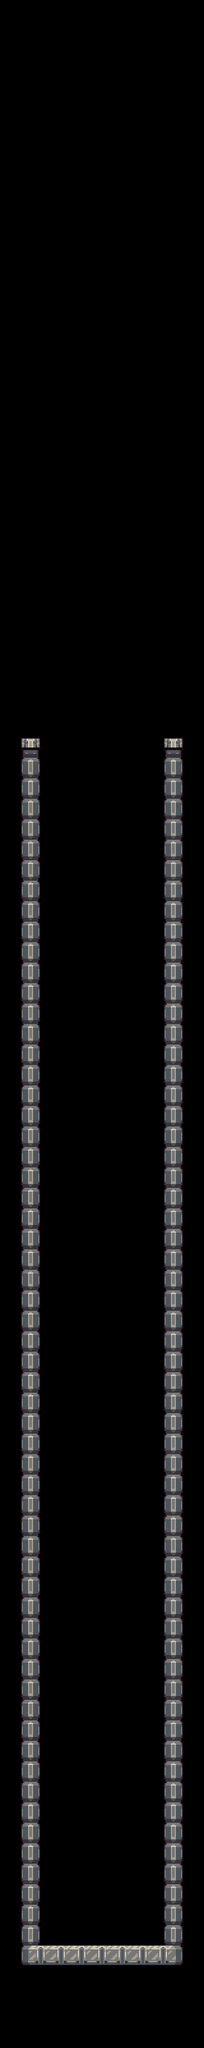

Tiled map render using the project's own tile images. Description and the whole map definition, tile-layer contents included, below:
An orthogonal 10x100 tile map with 32x32 px tiles, 1 tile layer (Collision Tile Layer).

<map version="1.0" orientation="orthogonal" renderorder="right-down" width="10" height="100" tilewidth="32" tileheight="32" nextobjectid="1">
 <tileset firstgid="1" name="goodly-2x" tilewidth="32" tileheight="32" tilecount="256" columns="16">
  <image source="goodly-2x.png" width="512" height="512" />
 </tileset>
 <layer name="Collision Tile Layer" width="10" height="100">
  <data encoding="csv">
0,0,0,0,0,0,0,0,0,0,
0,0,0,0,0,0,0,0,0,0,
0,0,0,0,0,0,0,0,0,0,
0,0,0,0,0,0,0,0,0,0,
0,0,0,0,0,0,0,0,0,0,
0,0,0,0,0,0,0,0,0,0,
0,0,0,0,0,0,0,0,0,0,
0,0,0,0,0,0,0,0,0,0,
0,0,0,0,0,0,0,0,0,0,
0,0,0,0,0,0,0,0,0,0,
0,0,0,0,0,0,0,0,0,0,
0,0,0,0,0,0,0,0,0,0,
0,0,0,0,0,0,0,0,0,0,
0,0,0,0,0,0,0,0,0,0,
0,0,0,0,0,0,0,0,0,0,
0,0,0,0,0,0,0,0,0,0,
0,0,0,0,0,0,0,0,0,0,
0,0,0,0,0,0,0,0,0,0,
0,0,0,0,0,0,0,0,0,0,
0,0,0,0,0,0,0,0,0,0,
0,0,0,0,0,0,0,0,0,0,
0,0,0,0,0,0,0,0,0,0,
0,0,0,0,0,0,0,0,0,0,
0,0,0,0,0,0,0,0,0,0,
0,0,0,0,0,0,0,0,0,0,
0,0,0,0,0,0,0,0,0,0,
0,0,0,0,0,0,0,0,0,0,
0,0,0,0,0,0,0,0,0,0,
0,0,0,0,0,0,0,0,0,0,
0,0,0,0,0,0,0,0,0,0,
0,0,0,0,0,0,0,0,0,0,
0,0,0,0,0,0,0,0,0,0,
0,0,0,0,0,0,0,0,0,0,
0,0,0,0,0,0,0,0,0,0,
0,0,0,0,0,0,0,0,0,0,
0,0,0,0,0,0,0,0,0,0,
0,28,0,0,0,0,0,0,28,0,
0,44,0,0,0,0,0,0,44,0,
0,44,0,0,0,0,0,0,44,0,
0,44,0,0,0,0,0,0,44,0,
0,44,0,0,0,0,0,0,44,0,
0,44,0,0,0,0,0,0,44,0,
0,44,0,0,0,0,0,0,44,0,
0,44,0,0,0,0,0,0,44,0,
0,44,0,0,0,0,0,0,44,0,
0,44,0,0,0,0,0,0,44,0,
0,44,0,0,0,0,0,0,44,0,
0,44,0,0,0,0,0,0,44,0,
0,44,0,0,0,0,0,0,44,0,
0,44,0,0,0,0,0,0,44,0,
0,44,0,0,0,0,0,0,44,0,
0,44,0,0,0,0,0,0,44,0,
0,44,0,0,0,0,0,0,44,0,
0,44,0,0,0,0,0,0,44,0,
0,44,0,0,0,0,0,0,44,0,
0,44,0,0,0,0,0,0,44,0,
0,44,0,0,0,0,0,0,44,0,
0,44,0,0,0,0,0,0,44,0,
0,44,0,0,0,0,0,0,44,0,
0,44,0,0,0,0,0,0,44,0,
0,44,0,0,0,0,0,0,44,0,
0,44,0,0,0,0,0,0,44,0,
0,44,0,0,0,0,0,0,44,0,
0,44,0,0,0,0,0,0,44,0,
0,44,0,0,0,0,0,0,44,0,
0,44,0,0,0,0,0,0,44,0,
0,44,0,0,0,0,0,0,44,0,
0,44,0,0,0,0,0,0,44,0,
0,44,0,0,0,0,0,0,44,0,
0,44,0,0,0,0,0,0,44,0,
0,44,0,0,0,0,0,0,44,0,
0,44,0,0,0,0,0,0,44,0,
0,44,0,0,0,0,0,0,44,0,
0,44,0,0,0,0,0,0,44,0,
0,44,0,0,0,0,0,0,44,0,
0,44,0,0,0,0,0,0,44,0,
0,44,0,0,0,0,0,0,44,0,
0,44,0,0,0,0,0,0,44,0,
0,44,0,0,0,0,0,0,44,0,
0,44,0,0,0,0,0,0,44,0,
0,44,0,0,0,0,0,0,44,0,
0,44,0,0,0,0,0,0,44,0,
0,44,0,0,0,0,0,0,44,0,
0,44,0,0,0,0,0,0,44,0,
0,44,0,0,0,0,0,0,44,0,
0,44,0,0,0,0,0,0,44,0,
0,44,0,0,0,0,0,0,44,0,
0,44,0,0,0,0,0,0,44,0,
0,44,0,0,0,0,0,0,44,0,
0,44,0,0,0,0,0,0,44,0,
0,44,0,0,0,0,0,0,44,0,
0,44,0,0,0,0,0,0,44,0,
0,44,0,0,0,0,0,0,44,0,
0,44,0,0,0,0,0,0,44,0,
0,44,0,0,0,0,0,0,44,0,
0,57,58,58,58,58,58,58,59,0,
0,0,0,0,0,0,0,0,0,0,
0,0,0,0,0,0,0,0,0,0,
0,0,0,0,0,0,0,0,0,0,
0,0,0,0,0,0,0,0,0,0
</data>
 </layer>
</map>
